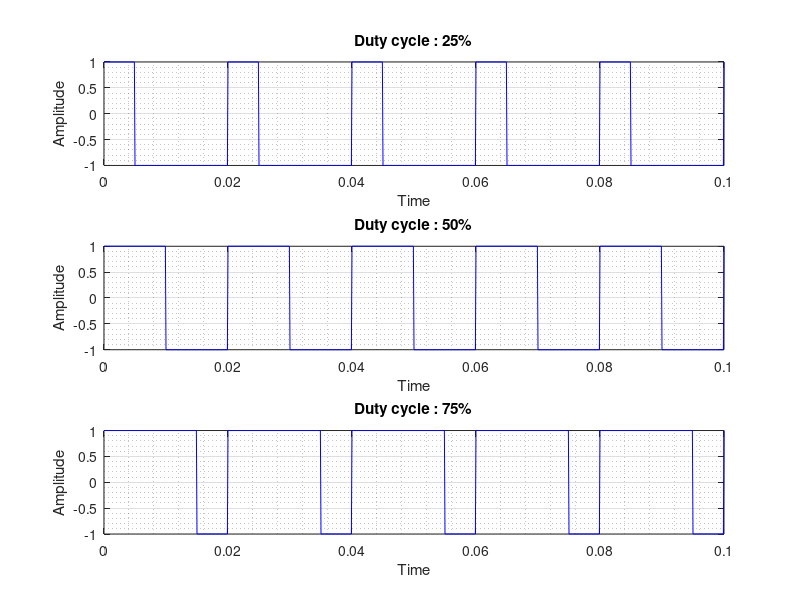

The MATLAB script that drew this image:
% Program to generate Square wave signal of given frequency and duty cycle
clc; clear all;

% frequency : 50 Hz
freq = 50;

% duty cycle : 25 percent
duty = 25;
t = 0:0.0001:.1; % Time, Sampled after 0.0001 sec. for 0.1 sec.
f = square(2*pi*freq*t,duty); % Square Wave generator
figure('Name','Square Wave','NumberTitle','off','Color','w')
subplot(3,1,1);
plot(t,f,'b'), grid on, grid minor
title('Duty cycle : 25%')
xlabel('Time')
ylabel('Amplitude')

% duty cycle : 50 percent
duty = 50;
f = square(2*pi*freq*t,duty); % Square Wave generator
subplot(3,1,2);
plot(t,f,'b'), grid on, grid minor
title('Duty cycle : 50%')
xlabel('Time')
ylabel('Amplitude')


% duty cycle : 75 percent
duty = 75;
f = square(2*pi*freq*t,duty); % Square Wave generator
subplot(3,1,3);
plot(t,f,'b'), grid on, grid minor
title('Duty cycle : 75%')
xlabel('Time')
ylabel('Amplitude')
